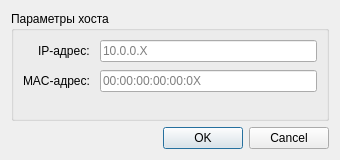
<?xml version="1.0" encoding="UTF-8"?>
<ui version="4.0">
 <class>HostDialog</class>
 <widget class="QDialog" name="HostDialog">
  <property name="geometry">
   <rect>
    <x>0</x>
    <y>0</y>
    <width>340</width>
    <height>160</height>
   </rect>
  </property>
  <property name="windowTitle">
   <string>Хост</string>
  </property>
  <property name="windowIcon">
   <iconset resource="../images/img.qrc">
    <normaloff>:/images/host.png</normaloff>:/images/host.png</iconset>
  </property>
  <layout class="QVBoxLayout" name="rootLayout">
   <item>
    <widget class="QGroupBox" name="paramsGroup">
     <property name="title">
      <string>Параметры хоста</string>
     </property>
     <layout class="QFormLayout" name="formLayout">
      <property name="labelAlignment">
       <set>Qt::AlignRight|Qt::AlignVCenter</set>
      </property>
      <property name="horizontalSpacing">
       <number>10</number>
      </property>
      <property name="verticalSpacing">
       <number>8</number>
      </property>
      <item row="0" column="0">
       <widget class="QLabel" name="lblIpAddress">
        <property name="text">
         <string>IP-адрес:</string>
        </property>
       </widget>
      </item>
      <item row="0" column="1">
       <widget class="QLineEdit" name="txtIpAddress">
        <property name="placeholderText">
         <string>10.0.0.X</string>
        </property>
       </widget>
      </item>
      <item row="1" column="0">
       <widget class="QLabel" name="lblMacAddress">
        <property name="text">
         <string>MAC-адрес:</string>
        </property>
       </widget>
      </item>
      <item row="1" column="1">
       <widget class="QLineEdit" name="txtMacAddress">
        <property name="placeholderText">
         <string>00:00:00:00:00:0X</string>
        </property>
       </widget>
      </item>
     </layout>
    </widget>
   </item>
   <item>
    <widget class="QDialogButtonBox" name="buttonBox">
     <property name="orientation">
      <enum>Qt::Horizontal</enum>
     </property>
     <property name="standardButtons">
      <set>QDialogButtonBox::Cancel|QDialogButtonBox::Ok</set>
     </property>
    </widget>
   </item>
  </layout>
 </widget>
 <resources>
  <include location="../images/img.qrc"/>
 </resources>
 <connections>
  <connection>
   <sender>buttonBox</sender>
   <signal>accepted()</signal>
   <receiver>HostDialog</receiver>
   <slot>accept()</slot>
  </connection>
  <connection>
   <sender>buttonBox</sender>
   <signal>rejected()</signal>
   <receiver>HostDialog</receiver>
   <slot>reject()</slot>
  </connection>
 </connections>
</ui>
